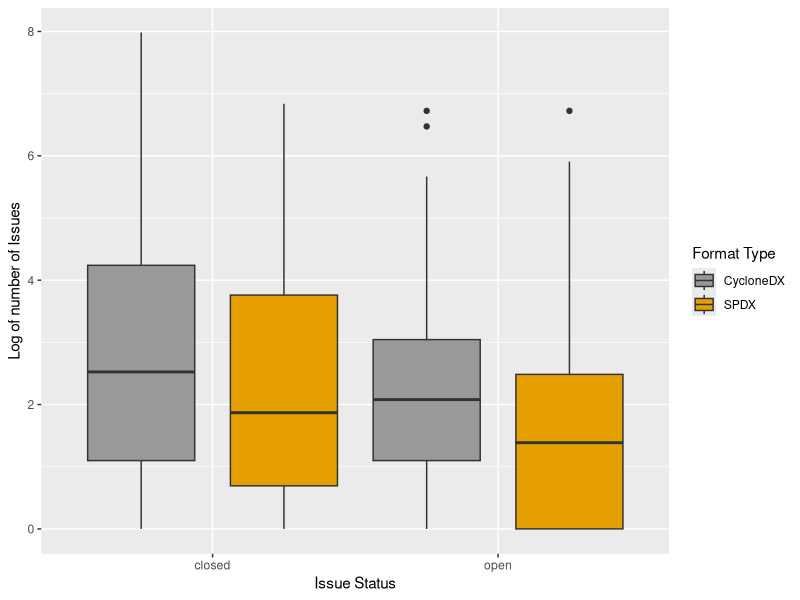
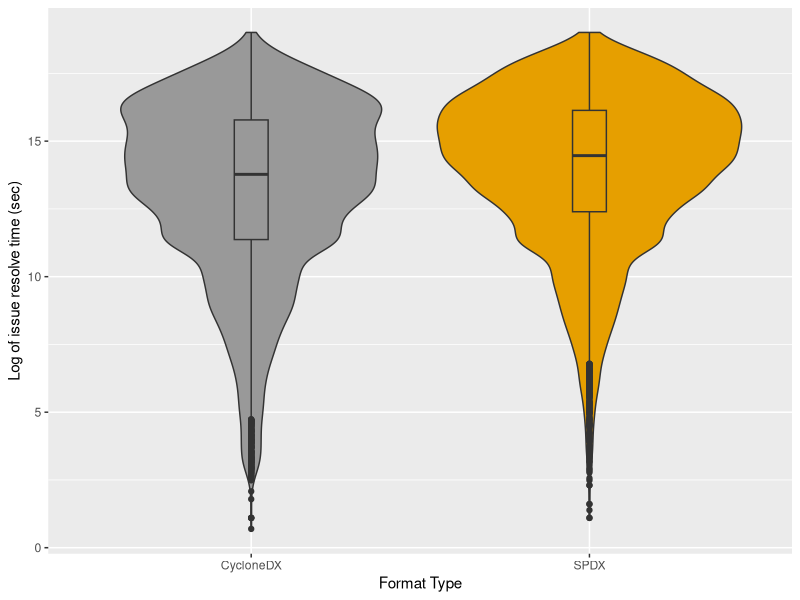
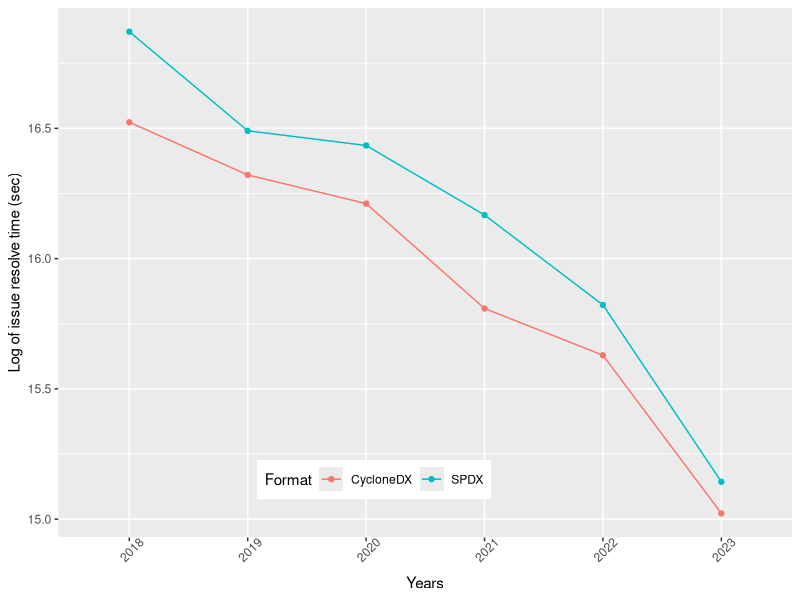
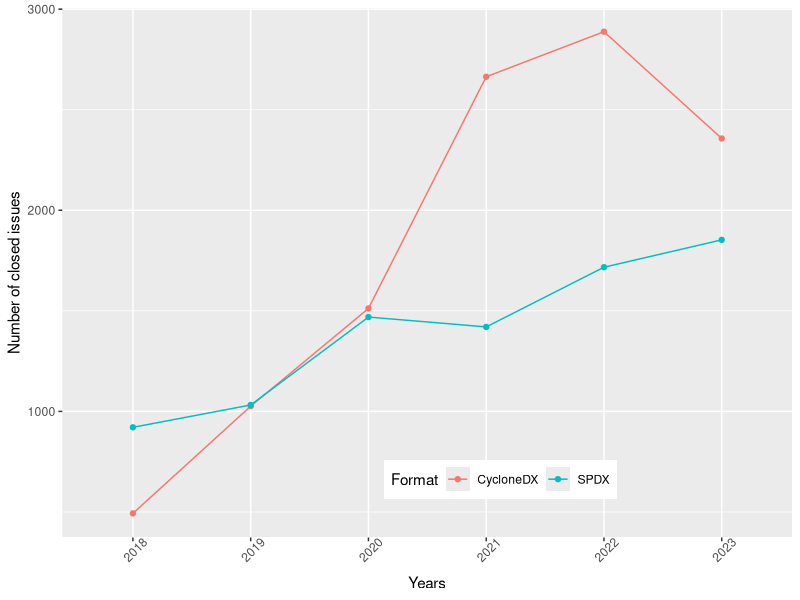

The R source for these figures, in order:
# Run from the replication-package root or from RQ3-issues/.
# Requires CdxIssues_dedup.csv / SpdxIssues_dedup.csv from build_issue_categories.py:
# the raw issue files list the same issue several times because some tool repositories
# appear more than once in the tool lists, so every analysis uses distinct issues.
if (!file.exists("CdxIssues_dedup.csv") && dir.exists("RQ3-issues")) setwd("RQ3-issues")
View <- function(...) invisible(NULL)
library("dplyr")
library("tidyr")

# Analysis on all issues for comparing formats:
cdx_issues = read.csv("CdxIssues_dedup.csv")
spdx_issues = read.csv("SpdxIssues_dedup.csv")

cdx_issues <- cdx_issues %>%
  filter(cdx_issues$Year>=2018) 
View(cdx_issues)

spdx_issues <- spdx_issues %>%
  filter(spdx_issues$Year>=2018) 
View(spdx_issues)

cdx_repos <- cdx_issues %>% 
  group_by(Repo) %>% 
  summarise(n = n())
View(cdx_repos)

spdx_repos <- spdx_issues %>% 
  group_by(Repo) %>% 
  summarise(n = n())
View(spdx_repos)

df3 = data.frame(value=c(spdx_repos$n,cdx_repos$n), 
                 type=c(rep("SPDX",length(spdx_repos$n)),
                          rep("CDX",length(cdx_repos$n))))

# Subset the data for SPDX and CycloneDx types
spdx_data <- df3[df3$type == "SPDX", "value"]
cyclonedx_data <- df3[df3$type == "CDX", "value"]
  
num_groups <- 2
num_comparisons <- num_groups * (num_groups - 1) / 2
alpha <- 0.05
adjusted_alpha <- alpha / num_comparisons

# Perform Mann-Whitney U test
mwu_test <- wilcox.test(spdx_data, cyclonedx_data, conf.level = 1 - adjusted_alpha)
# Calculate Cliff's delta
# Cliff's delta = P(x > y) - P(x < y); |d| < 0.147 negligible, < 0.33 small, < 0.474 medium, else large
cliffs_delta <- function(x, y) {
    # Cliff's delta = P(x > y) - P(x < y); the Mann-Whitney statistic W counts ties as 1/2
    x <- x[!is.na(x)]; y <- y[!is.na(y)]
    2 * unname(wilcox.test(x, y, exact = FALSE)$statistic) / (length(x) * length(y)) - 1
  }
delta <- cliffs_delta(spdx_data, cyclonedx_data)
cat("cliff's delta:", delta, "\n")
cat("\n")



cdx_repos <- cdx_issues %>% 
  group_by(Repo,State) %>% 
  summarise(n = n())
View(cdx_repos)

spdx_repos <- spdx_issues %>% 
  group_by(Repo,State) %>% 
  summarise(n = n())
View(spdx_repos)

df3 = data.frame(value=c(spdx_repos$n,cdx_repos$n), 
                 type=c(rep("SPDX",length(spdx_repos$n)),
                        rep("CDX",length(cdx_repos$n))),
                 state=c(spdx_repos$State,cdx_repos$State)
                 )

library(boot)
set.seed(42)
mean_fun <- function(data, indices) {
  mean(data[indices, "value"])
}
bootstrap_results <- boot(df3 %>% filter((type == "SPDX")), mean_fun, R = 1000)
boot_means <- boot.ci(bootstrap_results, type = "basic")
print(boot_means)

bootstrap_results <- boot(df3 %>% filter((type == "CDX")), mean_fun, R = 1000)
boot_means <- boot.ci(bootstrap_results, type = "basic")
print(boot_means)

View(df3[df3$type=="SPDX" & df3$state=="open",]$value)

num_groups <- 2
num_comparisons <- num_groups * (num_groups - 1) / 2
alpha <- 0.05
adjusted_alpha <- alpha / num_comparisons

# Perform Mann-Whitney U test
mwu_test <- wilcox.test(df3[df3$type=="SPDX" & df3$state=="open","value"], 
                        df3[df3$type=="CDX" & df3$state=="open","value"], 
                        conf.level = 1 - adjusted_alpha)
print(mwu_test)
delta <- cliffs_delta(df3[df3$type=="SPDX" & df3$state=="open","value"], 
                      df3[df3$type=="CDX" & df3$state=="open","value"])
cat("cliff's delta:", delta, "\n")
cat("\n")

mwu_test <- wilcox.test(df3[df3$type=="SPDX" & df3$state=="closed","value"], 
                        df3[df3$type=="CDX" & df3$state=="closed","value"], 
                        conf.level = 1 - adjusted_alpha)
print(mwu_test)
delta <- cliffs_delta(df3[df3$type=="SPDX" & df3$state=="closed","value"], 
                      df3[df3$type=="CDX" & df3$state=="closed","value"])
cat("cliff's delta:", delta, "\n")
cat("\n")


mean(df3[df3$type=="SPDX" & df3$state=="open","value"])
sd(df3[df3$type=="SPDX" & df3$state=="open","value"])
mean(df3[df3$type=="CDX" & df3$state=="open","value"])
sd(df3[df3$type=="CDX" & df3$state=="open","value"])

mean(df3[df3$type=="SPDX" & df3$state=="closed","value"])
sd(df3[df3$type=="SPDX" & df3$state=="closed","value"])
mean(df3[df3$type=="CDX" & df3$state=="closed","value"])
sd(df3[df3$type=="CDX" & df3$state=="closed","value"])

# Merging the files of spdx and cdx issues
library(dplyr)
library(ggplot2)


# Add identifier column to df1 and df2
df1 <- mutate(cdx_issues, identifier = "CycloneDX")
df2 <- mutate(spdx_issues, identifier = "SPDX")

# Concatenate the data frames vertically
df <- bind_rows(df1, df2)
View(df)

df1 <- df %>% 
  group_by(Repo,State,identifier) %>% 
  summarise(n = n())
View(df1)


plot <- ggplot(df1, aes(x=df1$State, y=log(df1$n), fill=df1$identifier)) +
  geom_boxplot(position=position_dodge(1)) +
  ylab("Log of number of Issues") +
  xlab("Issue Status") +
  labs(fill="Format Type") +
  scale_fill_manual(values=c("#999999", "#E69F00")) 

pdf(file = "cdx_vs_spdx_issues.pdf",width = 8, height = 3)
plot
dev.off()


df4 <- df1 %>% 
  group_by(identifier,State) %>% 
  summarise(sd = sd(n, na.rm = TRUE))
View(df4)


#####################
#####################
#####################
#####################
### RESOLUTION TIME 
#### CALCULATION ####
#####################
#####################
#####################
#####################

# Comparing the resolve time of each of the closed issues b/w formats
df1 <- df %>% 
  filter (df$State == "closed")
View(df1)

plot <- ggplot(df1, aes(x=df1$identifier, y=log(df1$time_diff), fill=df1$identifier)) +
  geom_violin(position=position_dodge(1)) +
  geom_boxplot(width=0.1) +
  ylab("Log of issue resolve time (sec)") +
  xlab("Format Type") +
  theme(legend.position = "none") +
  scale_fill_manual(values=c("#999999", "#E69F00")) 

pdf(file = "cdx_vs_spdx_resolve_time.pdf",width = 8, height = 3)
plot
dev.off()


df4 <- df1 %>% 
  group_by(identifier) %>% 
  summarise(sd = sd(time_diff, na.rm = TRUE))
View(df4)


time_cdx <- df1[df1$identifier == "CycloneDX", "time_diff"]
time_spdx <- df1[df1$identifier == "SPDX", "time_diff"]
p_value <- wilcox.test(time_cdx, time_spdx)$p.value
p_value
cat("cliff's delta (CycloneDX vs SPDX resolution time):", cliffs_delta(time_cdx, time_spdx), "\n")

cdx_time <- mean(df1[df1$identifier=="CycloneDX","time_diff"])
spdx_time <- mean(df1[df1$identifier=="SPDX","time_diff"])


(sd(df1[df1$identifier=="CycloneDX","time_diff"])/sd(df1[df1$identifier=="SPDX","time_diff"]))*100

cdx_time/spdx_time * 100

# ==============================================
# ==============================================
# ==============================================
# ==============================================
# ==============================================
# ==============================================
# Calculating the TREND of the past years for number of issues against resolution time.

all_issues <- df

issues_trend <- all_issues %>% 
  group_by(Year,identifier) %>% 
  filter((State == "closed")) %>%
  filter((Year != "2024")) %>%
  summarise(issues = n(), 
            avg_Resolution_Time = mean(time_diff, na.rm = TRUE))
View(issues_trend)

gathered_df <- gather(issues_trend, Key, Value, -Year, -identifier)
gathered_df$Concatenated <- paste(gathered_df$identifier, gathered_df$Key)
View(gathered_df)

plot <- ggplot(gathered_df %>% 
         filter((Key == "avg_Resolution_Time")), 
       aes(group=identifier,
           x=as.character(Year), 
           y=log(Value), 
           color=identifier)) + 
  geom_line() + geom_point() +
  ylab("Log of issue resolve time (sec)") +
  theme(axis.text.x = element_text(angle = 45, vjust = 0.9)) +
  theme(legend.position = c(0.43, 0.11), legend.direction = "horizontal") +
  xlab("Years") +
  labs(colour="Format")

pdf(file = "cdx_vs_spdx_resolve_trend.pdf",width = 4, height = 3)
plot
dev.off()


plot <- ggplot(gathered_df %>% 
                 filter((Key == "issues")), 
               aes(group=identifier,
                   x=as.character(Year), 
                   y=(Value), 
                   color=identifier)) + 
  geom_line() + geom_point() +
  ylab("Number of closed issues") +
  theme(axis.text.x = element_text(angle = 45, vjust = 0.9)) +
  theme(legend.position = c(0.6, 0.11), legend.direction = "horizontal") +
  xlab("Years") +
  labs(colour="Format")


pdf(file = "cdx_vs_spdx_issues_trend.pdf",width = 4, height = 3)
plot
dev.off()
